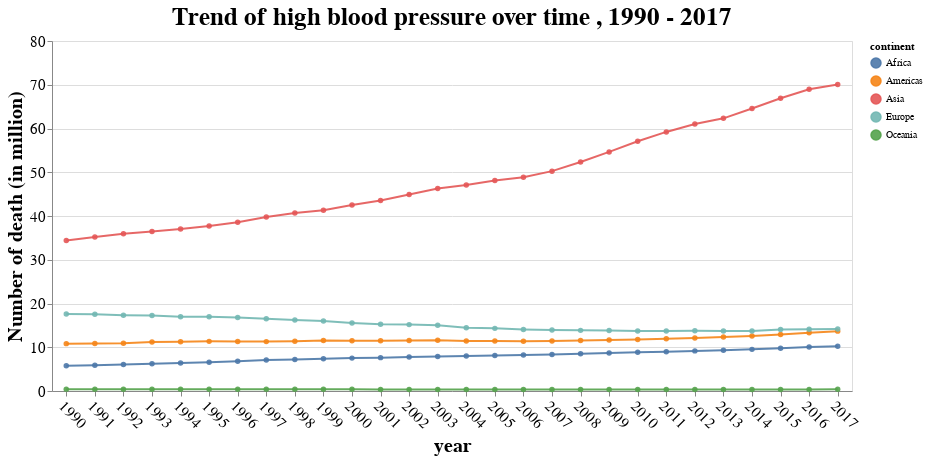

Source (notebook cell):
### Code cell
line_graph("high_blood_pressure")

### Figure 1 — Vega-Lite specification as saved in the notebook (floating-point values rounded to 4 significant figures; data arrays with more than 128 entries replaced by an {"elided": "..."} marker saying what was removed)
{"$schema": "https://vega.github.io/schema/vega-lite/v3.4.0.json", "config": {"axis": {"labelFontSize": 15, "titleFontSize": 20}, "mark": {"tooltip": null}, "title": {"fontSize": 25}, "view": {"height": 300, "width": 400}}, "data": {"name": "data-867ecc6ec934c9bc89b251e908d30e8f"}, "datasets": {"data-867ecc6ec934c9bc89b251e908d30e8f": {"elided": "140 records"}}, "encoding": {"color": {"condition": {"field": "continent", "selection": "selector001", "type": "nominal"}, "value": "grey"}, "opacity": {"condition": {"selection": "selector001", "value": 0.9}, "value": 0.2}, "tooltip": [{"field": "year", "type": "nominal"}, {"field": "continent", "type": "nominal"}, {"field": "high_blood_pressure", "format": ".2f", "title": "Number of death (in million)", "type": "quantitative"}], "x": {"axis": {"labelAngle": 45}, "field": "year", "type": "nominal"}, "y": {"field": "high_blood_pressure", "title": "Number of death (in million)", "type": "quantitative"}}, "height": 350, "mark": {"point": true, "type": "line"}, "selection": {"selector001": {"type": "single"}}, "title": "Trend of high blood pressure over time , 1990 - 2017", "width": 800}
